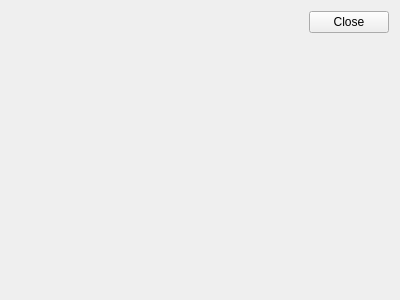
<?xml version="1.0" encoding="UTF-8"?>
<ui version="4.0">
 <class>DlgBiji</class>
 <widget class="QWidget" name="DlgBiji">
  <property name="geometry">
   <rect>
    <x>0</x>
    <y>0</y>
    <width>400</width>
    <height>300</height>
   </rect>
  </property>
  <property name="windowTitle">
   <string>Form</string>
  </property>
  <layout class="QGridLayout" name="gridLayout">
   <item row="0" column="0">
    <layout class="QHBoxLayout" name="horizontalLayout">
     <item>
      <spacer name="horizontalSpacer">
       <property name="orientation">
        <enum>Qt::Horizontal</enum>
       </property>
       <property name="sizeHint" stdset="0">
        <size>
         <width>40</width>
         <height>20</height>
        </size>
       </property>
      </spacer>
     </item>
     <item>
      <widget class="QPushButton" name="pushButton">
       <property name="text">
        <string>Close</string>
       </property>
      </widget>
     </item>
    </layout>
   </item>
   <item row="1" column="0">
    <spacer name="verticalSpacer">
     <property name="orientation">
      <enum>Qt::Vertical</enum>
     </property>
     <property name="sizeHint" stdset="0">
      <size>
       <width>20</width>
       <height>248</height>
      </size>
     </property>
    </spacer>
   </item>
  </layout>
 </widget>
 <resources/>
 <connections/>
</ui>
